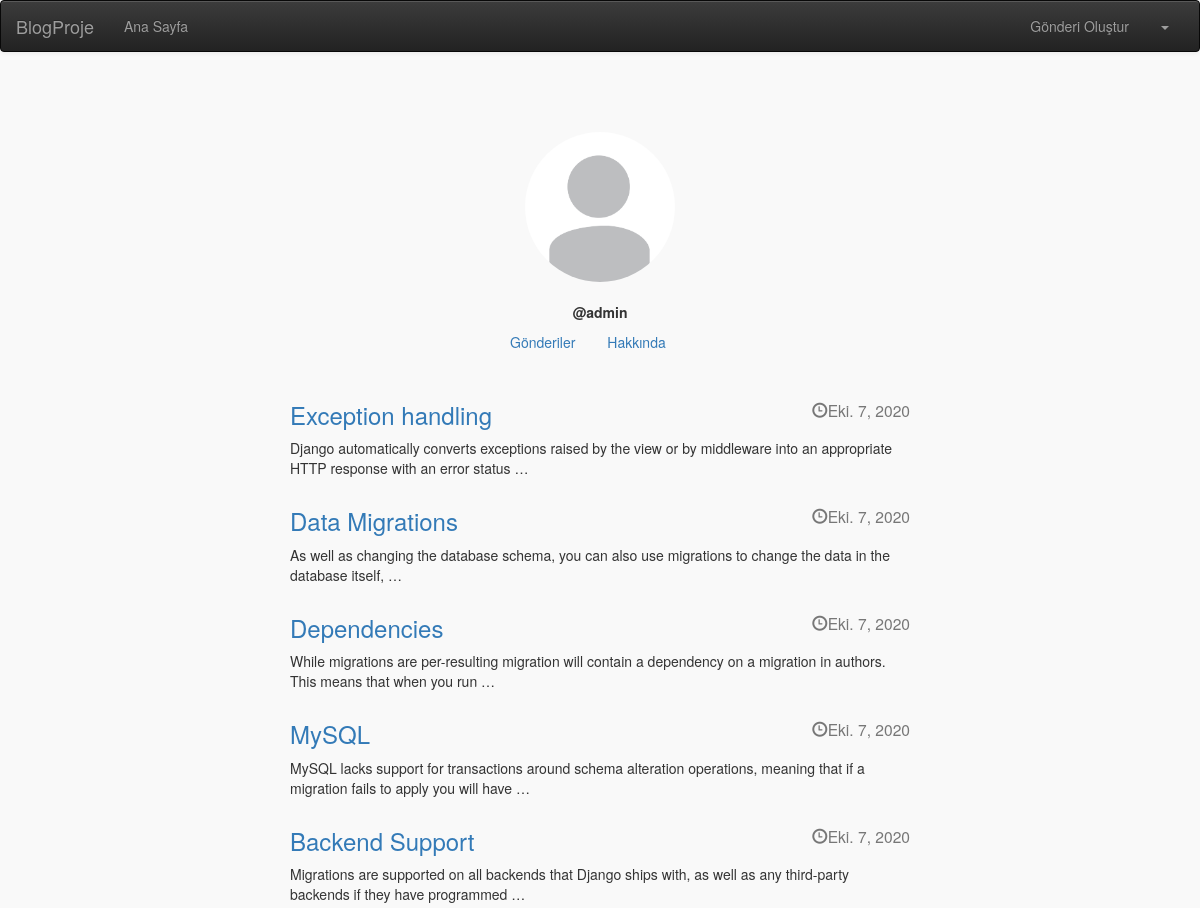
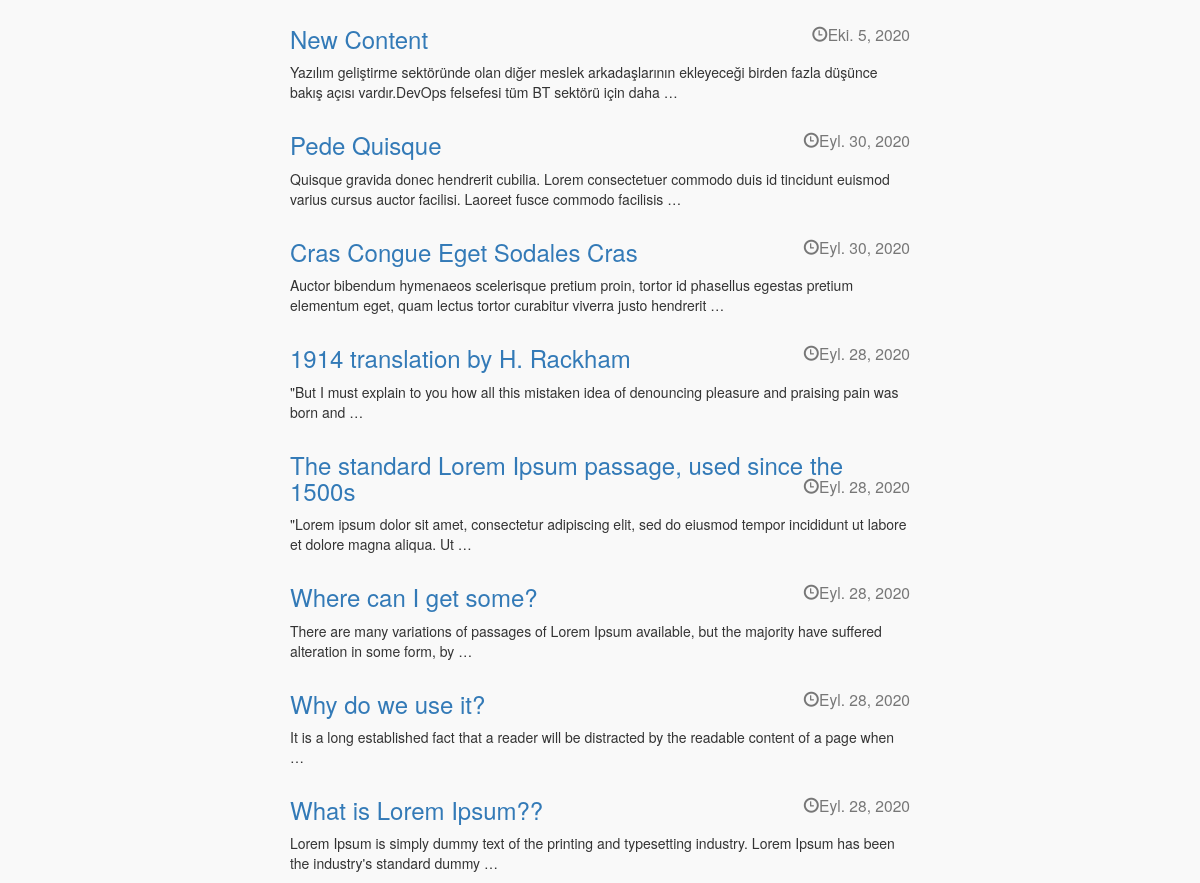
The page /kullanici/admin/ on the database its author committed (2 pictures, top to bottom).
### deneme/models.py (models this page shows, shortened)
class Post(models.Model):
    user = models.ForeignKey(User, default=1, on_delete=models.CASCADE, null=True, verbose_name=User)
    title = models.CharField(max_length=200, blank=False, null=True, verbose_name='Başlık Giriniz',
                             help_text='Başlık Bilgisi Burada Girilir.')
    text = models.TextField(max_length=1000, blank=False, verbose_name='İçerik Giriniz', null=True)
    image = models.ImageField(verbose_name='Images', null=True, blank=True)
    kategori = models.ManyToManyField(to=Kategori, null=True, blank=True)
    created_date = models.DateField(auto_now_add=True, auto_now=False)
    class Meta:
        verbose_name_plural = 'Gönderiler'
        ordering = ['-id']

### kullanici/views.py (the view)
# urls.py: re_path(r'(?P<username>[-\w]+)/$', user_profile, name='user-profile')
def user_profile(request, username):
    user = get_object_or_404(User, username=username)
    user_post_list = Post.objects.filter(user=user)
    return render(request, 'kullanici/profile/user-profile-page.html',
                  context={'user': user, 'user_post_list': user_post_list})

### kullanici/models.py (called while the page is built)
    def user_full_name(self):
        if self.user.get_full_name():
            return self.user.get_full_name()
        return None

    def get_profile_photo(self):
        if self.profile_photo:
            return self.profile_photo.url
        return "/static/img/default.jpg"

### templates/kullanici/profile/user-profile-page.html
{% extends 'kullanici/profile/user-profile.html' %}
{% load static %}
{% block profil_icerik %}
    <div class="row" style="margin-top: 20px">
        <div class="col-lg-12">
            {% for post in user_post_list %}
                <div class="row">
                    <div class="col-lg-10 pull-center">
                        <h3><a href="{% url 'post-detail' post.pk %}">{{ post.title }}</a> <small
                                class="pull-right"><span class="glyphicon glyphicon-time"></span>{{ post.created_date }}
                        </small></h3>
                        <p>{{ post.text|safe|truncatewords:20 }}</p>
                    </div>
                </div>
            {% endfor %}
        </div>
    </div>
{% endblock %}

### templates/kullanici/profile/user-profile.html (shortened to what this page needs)
{% extends 'base.html' %}
{% block icerik %}
    <div class="row" style="margin-top: 50px">
        <div class="col-lg-8 user-profile" style="float: none; margin: 0 auto;">
            <div class="text-center">
                <img class="img-circle" style="width: 150px;" src="{{ user.userprofile.get_profile_photo }}">
            </div>
            <div class="text-center">
                <br>
                <span class="text">
                    <b>@{{ user.username }}</b>
                </span>
            </div>
            {% if request.user == user %}
                {% include 'kullanici/profile/include/owner_navbar.html' %}
            {% else %}
                {% include 'kullanici/profile/include/visitor_navbar.html' %}
            {% endif %}
            <div>
                {% block profil_icerik %}
                {% endblock %}
            </div>
        </div>
    </div>
{% endblock %}

### static/base.css (style rules this page uses)
.pull-center { float: none; margin: 0 auto; }
.user-profile { margin-top: 25px; }

### templates/base.html (style rules this page uses)
body { background-color: #f9f9f9 }

### rows shown on the page
Post: title "Exception handling", created_date "Eki. 7, 2020", text "Django automatically converts exceptions raised by the view or by middleware into an appropriate HTTP response with an error status …"
Post: title "Data Migrations", created_date "Eki. 7, 2020", text "As well as changing the database schema, you can also use migrations to change the data in the database itself, …"
Post: title "Dependencies", created_date "Eki. 7, 2020", text "While migrations are per-resulting migration will contain a dependency on a migration in authors. This means that when you run …"
Post: title "MySQL", created_date "Eki. 7, 2020", text "MySQL lacks support for transactions around schema alteration operations, meaning that if a migration fails to apply you will have …"
Post: title "Backend Support", created_date "Eki. 7, 2020", text "Migrations are supported on all backends that Django ships with, as well as any third-party backends if they have programmed …"
Post: title "New Content", created_date "Eki. 5, 2020", text "Yazılım geliştirme sektöründe olan diğer meslek arkadaşlarının ekleyeceği birden fazla düşünce bakış açısı vardır.DevOps felsefesi tüm BT sektörü için daha …"
Post: title "Pede Quisque", created_date "Eyl. 30, 2020", text "Quisque gravida donec hendrerit cubilia. Lorem consectetuer commodo duis id tincidunt euismod varius cursus auctor facilisi. Laoreet fusce commodo facilisis …"
Post: title "Cras Congue Eget Sodales Cras", created_date "Eyl. 30, 2020", text "Auctor bibendum hymenaeos scelerisque pretium proin, tortor id phasellus egestas pretium elementum eget, quam lectus tortor curabitur viverra justo hendrerit …"
Post: title "1914 translation by H. Rackham", created_date "Eyl. 28, 2020", text "\"But I must explain to you how all this mistaken idea of denouncing pleasure and praising pain was born and …"
Post: title "The standard Lorem Ipsum passage, used since the 1500s", created_date "Eyl. 28, 2020", text "\"Lorem ipsum dolor sit amet, consectetur adipiscing elit, sed do eiusmod tempor incididunt ut labore et dolore magna aliqua. Ut …"
Post: title "Where can I get some?", created_date "Eyl. 28, 2020", text "There are many variations of passages of Lorem Ipsum available, but the majority have suffered alteration in some form, by …"
Post: title "Why do we use it?", created_date "Eyl. 28, 2020", text "It is a long established fact that a reader will be distracted by the readable content of a page when …"
Post: title "What is Lorem Ipsum??", created_date "Eyl. 28, 2020", text "Lorem Ipsum is simply dummy text of the printing and typesetting industry. Lorem Ipsum has been the industry's standard dummy …"

### other values the page prints
{{ user.username }} "admin"
